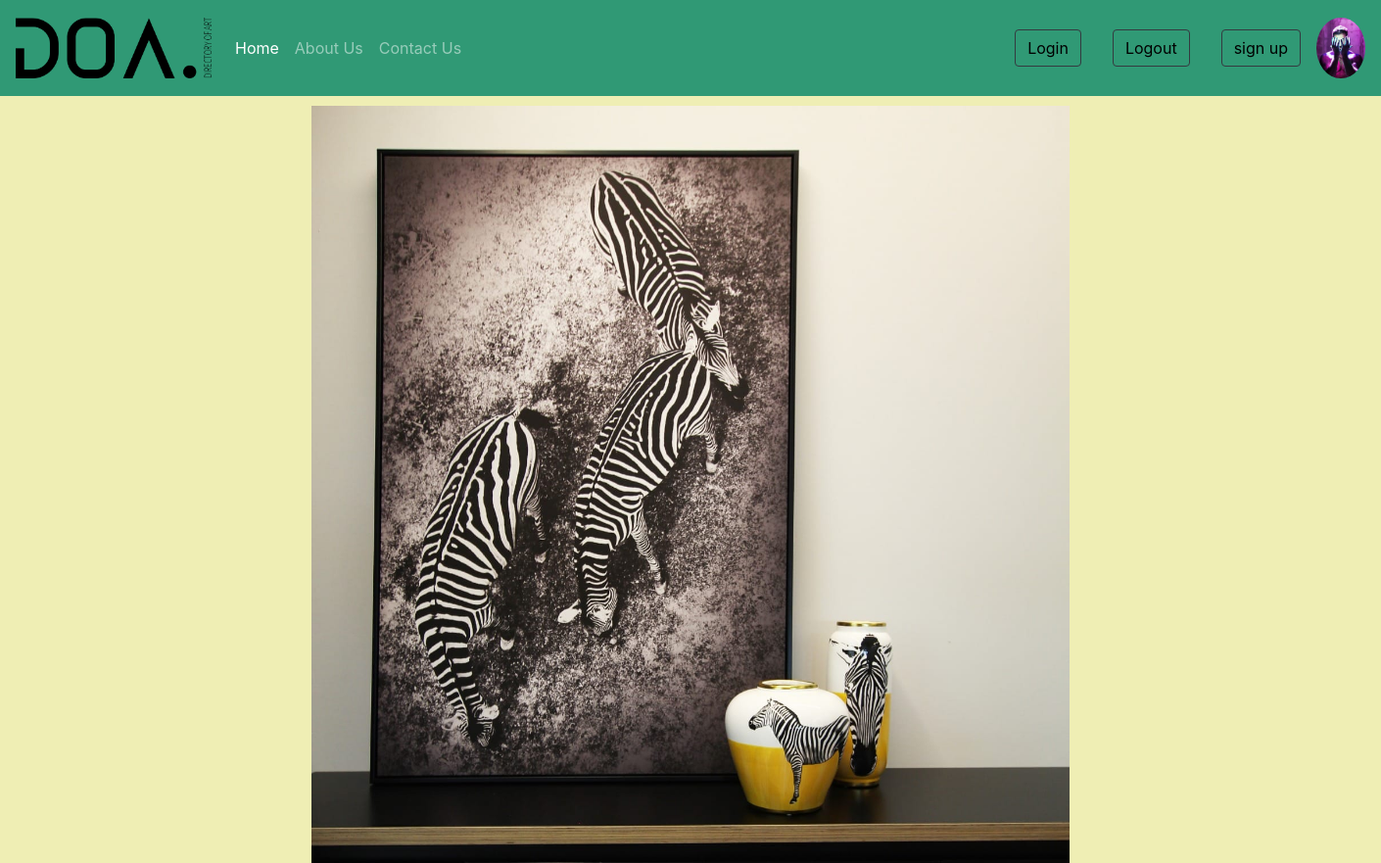
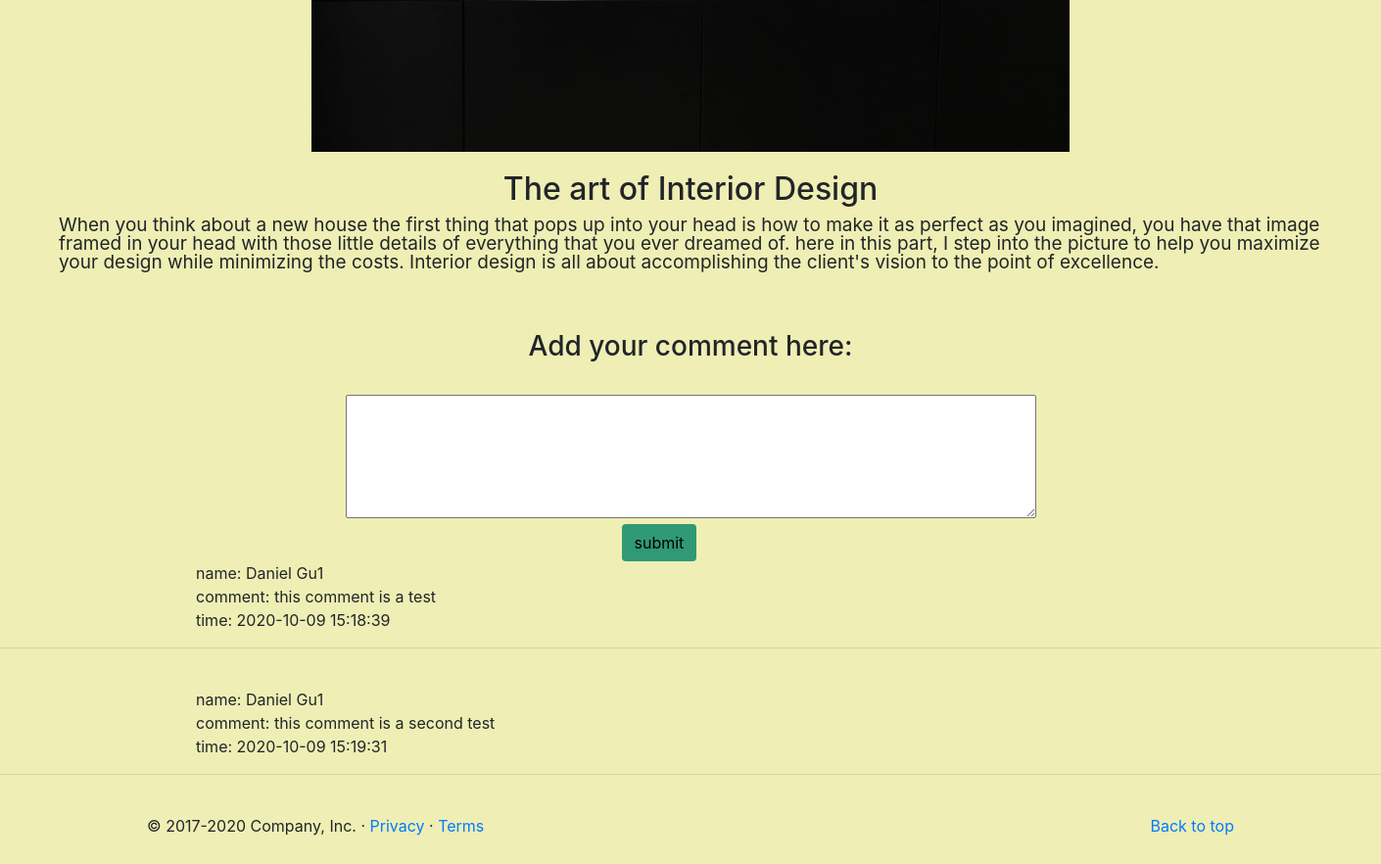
/full_page.php?id=21 (signed in), run on the app's committed database (2 pictures, top to bottom).
### tables this page shows
CREATE TABLE `users` (
  `id` int(11) NOT NULL,
  `email` varchar(255) NOT NULL,
  `pwd` varchar(500) NOT NULL,
  `name` varchar(255) NOT NULL,
  `profilepic` varchar(500) NOT NULL,
  `role` int(11) NOT NULL
);

CREATE TABLE `posts` (
  `id` int(11) NOT NULL,
  `uid` int(11) NOT NULL,
  `title` varchar(500) NOT NULL,
  `content` text NOT NULL,
  `image` varchar(500) NOT NULL,
  `created_at` datetime NOT NULL DEFAULT current_timestamp()
);

CREATE TABLE `comments` (
  `id` int(11) NOT NULL,
  `name` varchar(100) NOT NULL,
  `comment` varchar(500) NOT NULL,
  `created_at` datetime NOT NULL DEFAULT current_timestamp(),
  `post_id` int(11) NOT NULL
);

### app/functions.php (called while the page is built, shortened)
<?php
if (!function_exists("user_verify")) {
    function user_verify()
    {
        $verify = false;
        if (isset($_SESSION['uid'])) {
            if (isset($_SESSION['user_ip']) && $_SESSION['user_ip'] == $_SERVER['REMOTE_ADDR']) {
                if (isset($_SESSION['user_agent']) && $_SESSION['user_agent'] == $_SERVER['HTTP_USER_AGENT']) {
                    $verify = true;
                }
            }
        }
        return $verify;
    }
}

### full_page.php (the view, shortened to what this page needs)
<?php
include_once 'app/functions.php';
$link = dbConnect();
if (isset($_GET['id'])) {
    $post = $_GET['id'];
    $post_id = $_GET['id'];
    $sql = "select *  FROM `posts` where id = $post_id";
    $result = mysqli_query($link, $sql);
    if ($result && mysqli_num_rows($result) > 0) {
        $post = mysqli_fetch_all($result, MYSQLI_ASSOC);
        $post = $post[0];
    }
    $sql = "select * from comments where post_id = $post_id ";
    $result = mysqli_query($link, $sql);
    if ($result && mysqli_num_rows($result) > 0) {
        $comments = mysqli_fetch_all($result, MYSQLI_ASSOC);
    }
}
include 'template/header.php'; ?>
<div class="container1">
    <div>
        <div class="cmnt">
            <img class="view-post" src=" image/<?= $post['image']; ?>" alt=""><br>
            <h2><?= $post['title']; ?></h2>
            <p class="card-text d-flex justify-content-between"><?= $post['content']; ?></p>
        </div>
        <div>
            <form action="" method="POST">
                <h3 for="textarea">Add your comment here:</h3><br>
                <textarea class="textarea" name="comment" id="" cols="10" rows="5"></textarea><br>
                <input class="btn sub" name="submit" type="submit" value="submit">
            </form>
            <?php if (!empty($comments)) : ?>
                <?php foreach ($comments as $comment) : ?>
                    <div name="viewc" class="comments ">
                        <?= "name: {$comment['name']}" ?> <br>
                        <?= "comment: {$comment['comment']}" ?><br>
                        <?= "time: {$comment['created_at']}" ?>
                    </div>
                    <hr> <br>
                <?php endforeach; ?>
            <?php endif; ?>
        </div>
    </div>
</div>
<?php include 'template/footer.php'; ?>

### template/header.php (shortened to what this page needs)
<?php
include_once 'app/functions.php';
if (user_verify()) {
  $link = dbConnect();
  $user = $_SESSION['uid'];
  $sql = "select *  FROM `users` where id = $user";
  $result = mysqli_query($link, $sql);
  if ($result && mysqli_num_rows($result) == 1) {
    $prfl = mysqli_fetch_all($result, MYSQLI_ASSOC);
    $prfl = $prfl[0];
  }
}
?>
<!doctype html>
<html lang="en">
<head>
  <link rel="stylesheet" href="https://stackpath.bootstrapcdn.com/bootstrap/4.5.0/css/bootstrap.min.css">
  <link href="css/carousel.css" rel="stylesheet" type="text/css" />
</head>
<body>
  <header>
    <nav class="navbar navbar-expand-md navbar-dark fixed-top ">
      <a class="logo navbar-brand" href="blog.php">
        <img class="navbar-brand" src="image/Asset.png" width="16%" height="16%" alt="">
      </a>
      <div class="collapse navbar-collapse " id="navbarCollapse">
        <ul class="navbar-nav mr-auto">
          <li class="nav-item active">
            <a class="nav-link" href="index.php">Home <span class="sr-only">(current)</span></a>
          </li>
          <li class="nav-item">
            <a class="nav-link" href="about_us.php">About Us</a>
          </li>
          <li class="nav-item">
            <a class="nav-link " href="contact_us.php">Contact Us</a>
          </li>
        </ul>
        <form class="form-inline mt-2 mt-md-0">
          <a class="nav-link btn-outline" href="sign_in.php">
            <input type="button" class="btn btn-outline-dark" value="Login">
          </a>
          <a class="nav-link btn-outline" href="logout.php">
            <input type="button" class="btn btn-outline-dark" value="Logout">
          </a>
          <a class="nav-link btn-outline" href="sign_up.php">
            <input type="button" class="btn btn-outline-dark" value="sign up">
          </a>
          <?php if (user_verify()) : ?>
            <a class="prfl" name="disp" href="edit_profile.php">
              <img class="navbar-brand prf" src="image/profileimg/<?= $prfl['profilepic'] ? $prfl['profilepic'] : 'defaultImage.jpg' ?>">
            </a>
          <?php endif; ?>
        </form>
      </div>
    </nav>
  </header>
  <main role=" main">

### css/carousel.css (style rules this page uses)
body { padding-top: 3rem; padding-bottom: 3rem; background-color: #efeeb4; height: 100%; }
nav { background-color: #309975; }
.navbar-brand { width: 200px; }
.nav-link { color: black; }
.btn { background-color: #309975; color: black; }
.container1 { margin: 0 auto; width: 100%; height: 100%; }
.view-post { display: block; margin-left: auto; margin-right: auto; width: 60%; }
.comments { width: 100%; height: 100%; margin-left: 200px; }
.cmnt { padding: 60px; font-size: 19px; line-height: 1; }
h2, h3 { text-align: center; }
.textarea { margin: 0 auto; margin-left: 25%; width: 50%; }
.sub { margin-left: 45%; }

### template/header.php (style rules this page uses)
body, .headline, .container { background-color: #efeeb4; }
.prfl { border-radius: 100%; width: 50px; }
.prf { border-radius: 100%; width: 100% !important; height: 100% !important; }

### data on the page
users: profilepic (picture)
posts: image (picture), title "The art of Interior Design", content "When you think about a new house the first thing that pops up into your head is how to make it as perfect as you imagined, you have that image framed in your head with those little details of everything that you ever dreamed of. here in this part, I step into the picture to help you maximize your design while minimizing the costs. Interior design is all about accomplishing the client's vision to the point of excellence."
comments: name "Daniel Gu1", comment "this comment is a test", created_at "2020-10-09 15:18:39"
comments: name "Daniel Gu1", comment "this comment is a second test", created_at "2020-10-09 15:19:31"
